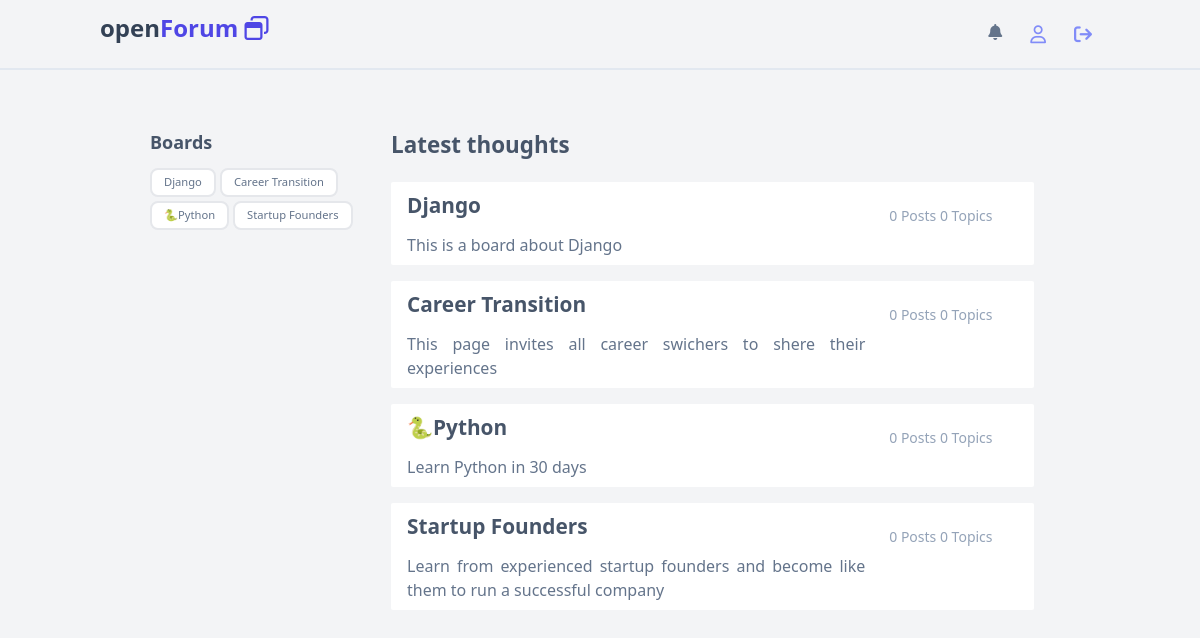
Page /home/ on the earlier database version.
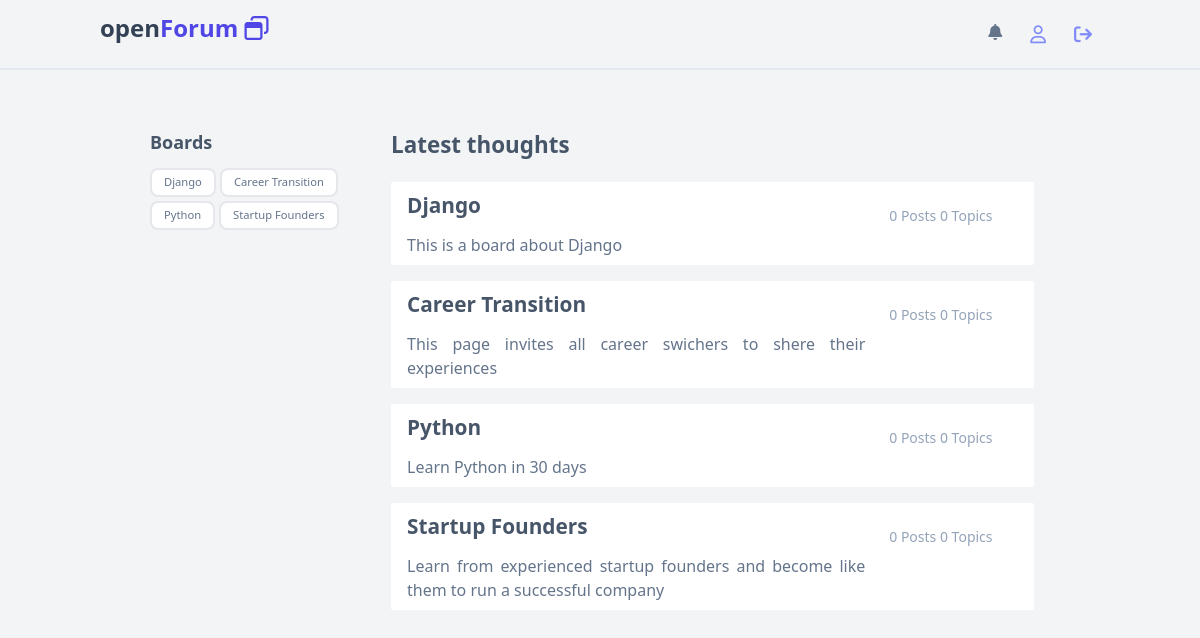
Same page on the later database version.
### boards/models.py (models this page shows, shortened)
class Board(models.Model):
    name = models.CharField(max_length=30, unique=True)
    description = models.CharField(max_length=100)

### boards/views.py (the view)
# urls.py: path('home/', views.home, name='home'),
def home(request, *args, **kwargs):
    boards = Board.objects.all()
    return render(request, 'home.html',{'boards': boards})

### boards/templates/home.html (shortened to what this page needs)
<!DOCTYPE html>
<html>
  <head>
    <script src="https://cdn.tailwindcss.com"></script>
  </head>
  <body class="bg-gray-100">
    <nav class="w-full border-b-2 border-slate-200 absolute fixed">
      <div class="w-full max-w-[1000px] mx-auto py-3 flex justify-between">
        <h1 class="text-2xl font-semibold text-slate-700">
          open<span class="text-indigo-600"
            >Forum <i class="fa-regular fa-window-restore"></i
          ></span>
        </h1>
        <div class="flex gap-2">
          <span class="p-2 text-slate-500"
            ><i class="fa-solid fa-bell"></i
          ></span>
          <span class="text-lg px-3 py-2"
            ><i class="fa-regular fa-user text-indigo-400"></i
          ></span>
          <span class="text-lg px-2 py-2"
            ><a href=""
              ><i
                class="fa-solid fa-arrow-right-from-bracket text-indigo-400"></i></a
          ></span>
        </div>
      </div>
    </nav>
    <section class="w-full pt-16">
      <div class="w-full max-w-[900px] mx-auto grid grid-cols-8">
        <div class="col-span-2 py-16 pr-4">
          <p class="text-lg font-semibold text-slate-600">Boards</p>
          <div class="py-3 flex flex-wrap gap-1">
            {% for board in boards%}
            <a
              href=""
              class="py-1 px-3 border-2 rounded-lg h-fit text-[.7rem] text-slate-500 bg-white"
              >{{board.name}}</a
            >
            {% endfor%}
          </div>
        </div>
        <div class="col-span-6 py-16 px-4">
          <h2 class="text-[1.4rem] font-semibold text-slate-600">
            Latest thoughts
          </h2>
          <div class="mt-5">
            {% for board in boards%}
            <a
              href="board/{{board.id}}"
              class="bg-white py-2 px-4 grid grid-cols-8 mb-4 rounded-sm">
              <div class="col-span-6">
                <h3 class="text-slate-600 font-bold text-[1.3rem] mb-3">
                  {{ board.name}}
                </h3>
                <p class="text-slate-500 text-md text-justify">
                  {{board.description}}
                </p>
              </div>
              <div class="col-span-2 pl-2">
                <div class="text-sm text-slate-400 p-4">
                  <span>0 Posts</span> <span>0 Topics</span>
                </div>
              </div>
            </a>
            {% endfor%}
          </div>
        </div>
      </div>
    </section>
  </body>
</html>

Differences in the rows shown:
changed Board: name "🐍Python" → "Python"
